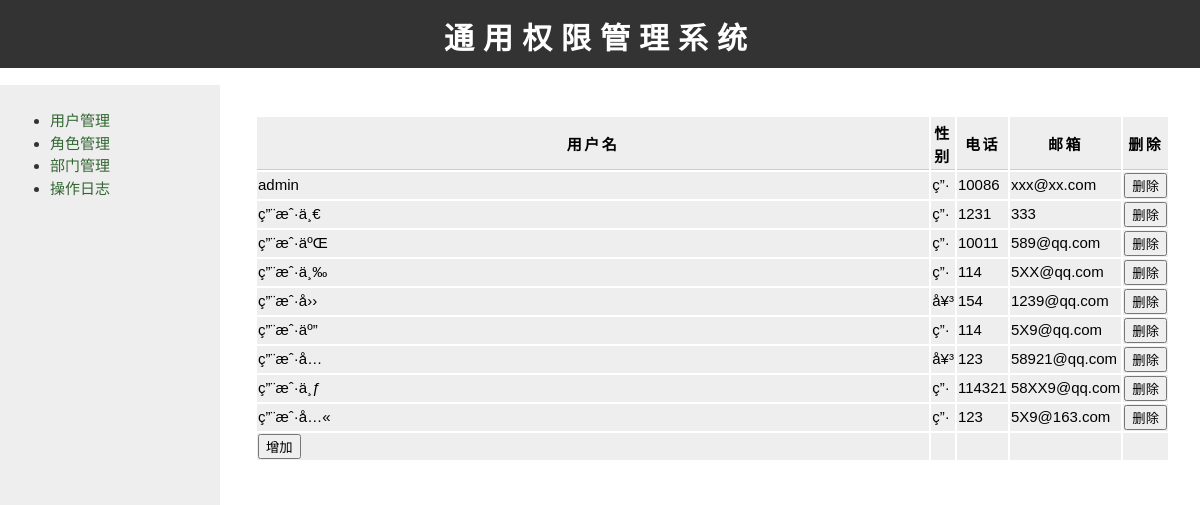
The app's page /coder/user_manage.php (signed in) with its own data.
### tables this page shows
CREATE TABLE IF NOT EXISTS `users` (
  `id` int(11) NOT NULL AUTO_INCREMENT,
  `username` varchar(20) DEFAULT NULL,
  `sex` varchar(6) DEFAULT NULL,
  `email` varchar(30) DEFAULT NULL,
  `tel` varchar(20) DEFAULT NULL,
  `password` varchar(30) DEFAULT NULL,
  PRIMARY KEY (`id`)
);

### config.php (called while the page is built, shortened)
<?php
$config_webname = "通用权限管理系统";
?>

### coder/user_manage.php (the view)
<?php
require("header.php");
?>
<?php
$sql = "select * from users;";
$res = mysql_query($sql);
echo "<table>";
echo "<tr><th>用户名</th><th>性别</th><th>电话</th><th>邮箱</th><th>删除</th></tr>";
while ($row = mysql_fetch_assoc($res))
{
	echo "<tr>";
	echo "<td>".$row['username']."</td><td>".$row['sex']."</td>";
	echo "<td>".$row['tel']."</td><td>".$row['email']."</td>";
	echo "<td><input type='submit' name='delete' value='删除'></td>";
	echo "</tr>";
}
echo "<tr><td><input type='submit' name='add' value='增加'><td></td><td></td>
<td></td><td></td></td></tr>";
echo "</table>";
?>
<?php
require("footer.php");
?>

### coder/header.php (shortened to what this page needs)
<?php
require("../config.php");
?>
<!doctype html>
<html>
<head>
	<link href="../css/stylesheet.css" rel="stylesheet" type="text/css">
</head>
<body>
	<div id = "header">
		<h1><?php echo $config_webname; ?></h1>
	</div>
	<div id = "container">
		<div id = "bar">
			<?php require("bar.php"); ?>
		</div>
		<div id = "main">

### coder/bar.php
<ul>
	<li> <a href="user_manage.php">用户管理</a> </li>
	<li> <a href="char_manage.php">角色管理</a> </li>
	<li> <a href="depar_manage.php">部门管理</a> </li>
	<li> <a href="dary.php">操作日志</a> </li>
</ul>

### coder/footer.php
</div>
</div>
</body>
</html>

### css/stylesheet.css (style rules this page uses)
body { font-family: "trebuchet ms", verdana, sans-serif; font-size: 15px; line-height: 1.5em; color: #333; background: #ffffff; margin: 0; padding: 0; text-align: center; width: 100%; }
#header { position: absolute;; top: 0px; left: 0px; height: 60px; width: 100%; background: #333; padding-top: 8px; }
#header h1 { font-size: 30px; text-transform: uppercase;; letter-spacing: 0.3em; color: #fff; }
a:link { text-decoration: none; bottom: 0px; color: #363; }
#container { position: absolute; top: 85px; left: 0px; background: #fff; margin: 0 auto 0 auto; text-align: left; width: 100%; height: 100%; }
#bar { float: left; width: 200px; background: #eee; padding: 10px; margin-right: 30px; height: 100%; }
#main { margin: 15px 15px 15px 240px; padding: 15px 15px 15px 15px; background: #fff; color: #000; }
table { border: none; background: #fff; }
th { width:100%; letter-spacing: 2.5px; background: #eee; color: #000; text-transform: uppercase; text-align: center; border-top: thick solid #eee; border-bottom: thin solid #ccc; }
td { border: thin; background: #eee; }

### records on screen
users: username "admin", sex "ç”·", tel "10086", email "xxx@xx.com"
users: username "ç”¨æˆ·ä¸€", sex "ç”·", tel "1231", email "333"
users: username "ç”¨æˆ·äºŒ", sex "ç”·", tel "10011", email "589@qq.com"
users: username "ç”¨æˆ·ä¸‰", sex "ç”·", tel "114", email "5XX@qq.com"
users: username "ç”¨æˆ·å››", sex "å¥³", tel "154", email "1239@qq.com"
users: username "ç”¨æˆ·äº”", sex "ç”·", tel "114", email "5X9@qq.com"
users: username "ç”¨æˆ·å…­", sex "å¥³", tel "123", email "58921@qq.com"
users: username "ç”¨æˆ·ä¸ƒ", sex "ç”·", tel "114321", email "58XX9@qq.com"
users: username "ç”¨æˆ·å…«", sex "ç”·", tel "123", email "5X9@163.com"

### other values on screen
$config_webname "通用权限管理系统"
